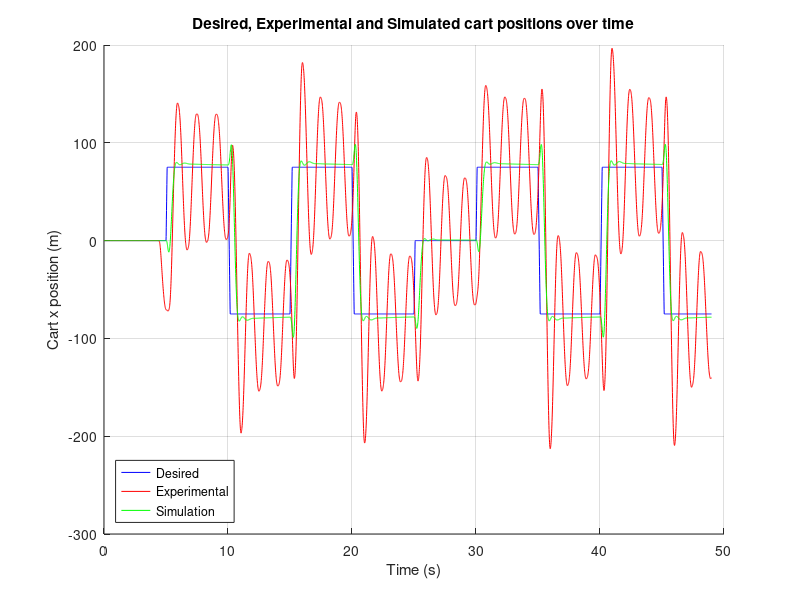
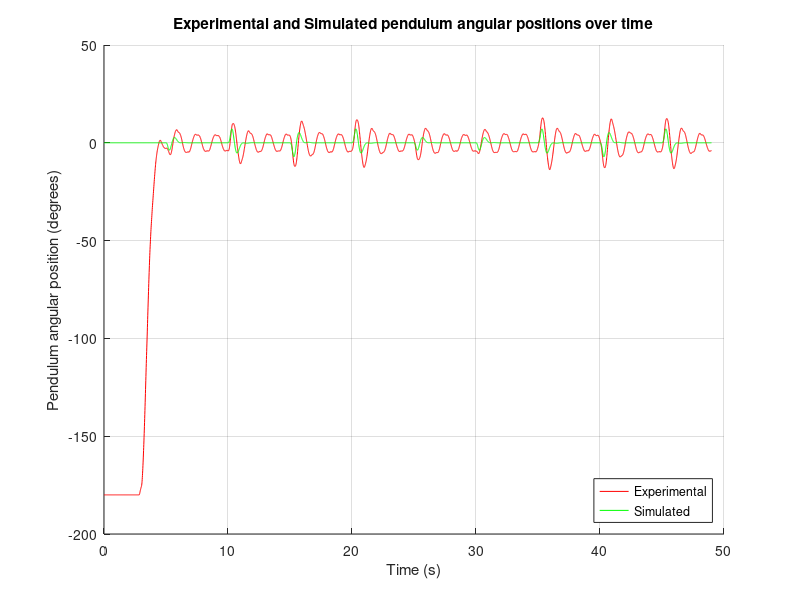

Write the MATLAB code that produced these figures, in order.
% Plotting the results from the Inverted Pendulum Experiment z51654656 MTRN
%3020
load('z5165456.mat')

figure(1); hold on; grid on;
title('Desired, Experimental and Simulated cart positions over time');
ylabel('Cart x position (m)');
xlabel('Time (s)');
CartPositions(1,:)
plot(CartPositions(:, 1), CartPositions(:, 2), 'b');
plot(CartPositions(:, 1), CartPositions(:, 3), 'r');
plot(CartPositions(:, 1), CartPositions(:, 4), 'g');
legend({'Desired', 'Experimental', 'Simulation'}, 'Location', 'southwest');

figure(2); hold on; grid on;
title('Experimental and Simulated pendulum angular positions over time');
ylabel('Pendulum angular position (degrees)');
xlabel('Time (s)');
plot(CartAngles(:, 1), CartAngles(:, 2), 'r');
plot(CartAngles(:, 1), CartAngles(:, 3), 'g');
legend({'Experimental', 'Simulated'}, 'Location', 'southeast');

